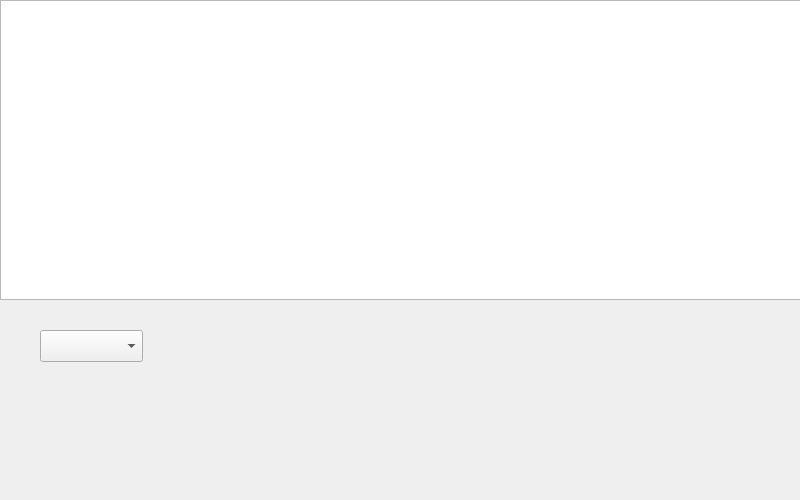
<?xml version="1.0" encoding="UTF-8"?>
<ui version="4.0">
 <class>Form</class>
 <widget class="QWidget" name="Form">
  <property name="geometry">
   <rect>
    <x>0</x>
    <y>0</y>
    <width>800</width>
    <height>500</height>
   </rect>
  </property>
  <property name="windowTitle">
   <string>Form</string>
  </property>
  <widget class="QColumnView" name="columnView">
   <property name="geometry">
    <rect>
     <x>0</x>
     <y>0</y>
     <width>1000</width>
     <height>300</height>
    </rect>
   </property>
  </widget>
  <widget class="QComboBox" name="comboBox">
   <property name="geometry">
    <rect>
     <x>40</x>
     <y>330</y>
     <width>103</width>
     <height>32</height>
    </rect>
   </property>
  </widget>
 </widget>
 <resources/>
 <connections/>
</ui>
